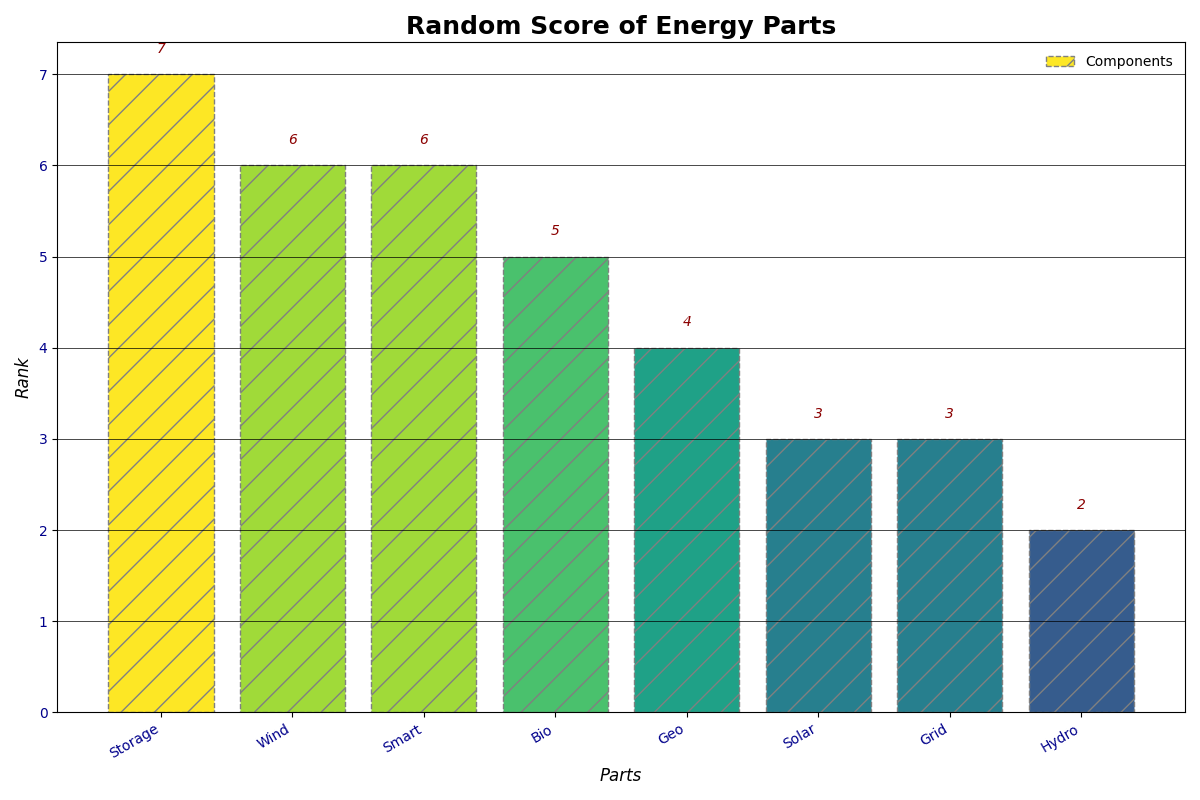

Write the Python code that produced this figure.
import matplotlib.pyplot as plt

nodes = {
    'Solar': 3,
    'Wind': 6,
    'Hydro': 2,
    'Geo': 4,
    'Bio': 5,
    'Storage': 7,
    'Grid': 3,
    'Smart': 6
}

sorted_nodes = sorted(nodes.items(), key=lambda item: item[1], reverse=True)
labels, values = zip(*sorted_nodes)

plt.figure(figsize=(12, 8))
plt.bar(labels, values, color=plt.cm.viridis([val / max(values) for val in values]), edgecolor='gray', linestyle='--', hatch='/')

plt.xlabel('Parts', fontsize=12, fontstyle='italic')
plt.ylabel('Rank', fontsize=12, fontstyle='italic')
plt.title('Random Score of Energy Parts', fontsize=18, fontweight='heavy')

for i, v in enumerate(values):
    plt.text(i, v + 0.2, str(v), ha='center', va='bottom', fontstyle='italic', color='darkred', fontsize=10)

plt.xticks(rotation=30, ha='right', fontsize=10, color='darkblue')
plt.yticks(fontsize=10, color='darkblue')
plt.grid(axis='y', linestyle='-', linewidth=0.5, color='black')

plt.legend(['Components'], loc='upper right', frameon=False, fontsize=10)

plt.tight_layout()
plt.show()
